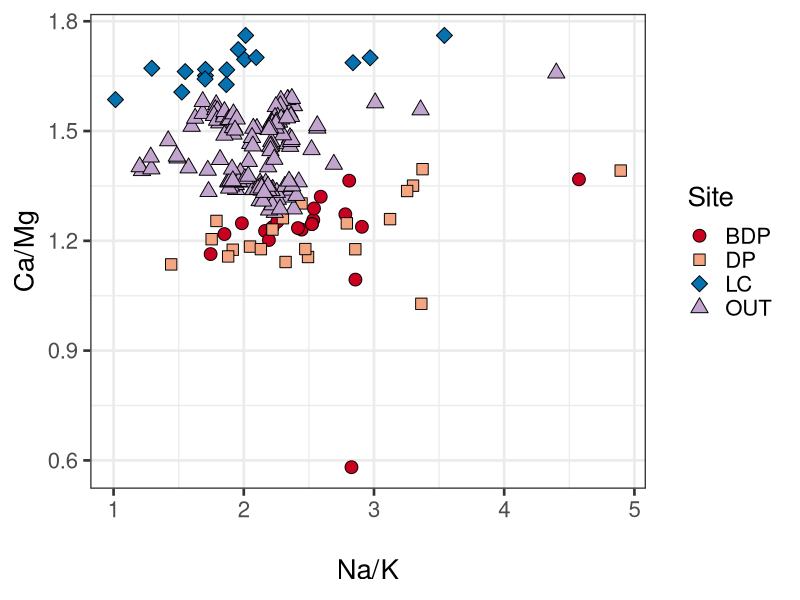

Generate this figure with R:
#Bring in mixing data
basecatmix<-read.csv("Mixing.csv",header=TRUE)

#Rename headings to be R friendly
newname<-c("sample_name","Site","date","Depth_cm","Al_mgL","Ca_mgL","Fe_mgL","K_mgL","Mg_mgL","Mn_mgL","Na_mgL")
colnames(basecatmix)<-newname

#convert date
library(lubridate)
basecatmix$newdate<-mdy(basecatmix$date)
basecatmix$doy<-yday(basecatmix$newdate)

#Transform mg/L to mmol/L

basecatmix$Al_mmolL<-(basecatmix$Al_mgL/26.982)
basecatmix$Ca_mmolL<-(basecatmix$Ca_mgL/40.08)
basecatmix$Fe_mmolL<-(basecatmix$Fe_mgL/55.845)
basecatmix$K_mmolL<-(basecatmix$K_mgL/39.099)
basecatmix$Mg_mmolL<-(basecatmix$Mg_mgL/24.305)
basecatmix$Mn_mmolL<-(basecatmix$Mn_mgL/54.938)
basecatmix$Na_mmolL<-(basecatmix$Na_mgL/22.99)

#Divide Ca by Mg and Na by K
basecatmix$Ca_Mg<-(basecatmix$Ca_mmolL/basecatmix$Mg_mmolL)
basecatmix$Na_K<-(basecatmix$Na_mmolL/basecatmix$K_mmolL)

#Plots base cation mixing diagram
library(ggplot2)
pal<-c("#ca0020","#f4a582","#0571b0","#c2a5cf")
shape1<-c(21, 22, 23, 24)
Basecatmixing<-ggplot(basecatmix, aes(basecatmix$Na_K,basecatmix$Ca_Mg,fill=as.factor(Site),shape=as.factor(Site)))+
  geom_point(colour="black",size=4)+
  scale_shape_manual(values=shape1)+    
  scale_fill_manual(values=pal)+
  theme_bw(base_size=20)+
  guides(fill=guide_legend(title="Site"),shape=guide_legend(title="Site"))+
  xlab("\nNa/K")+
  ylab("Ca/Mg")
#Call the graph
Basecatmixing